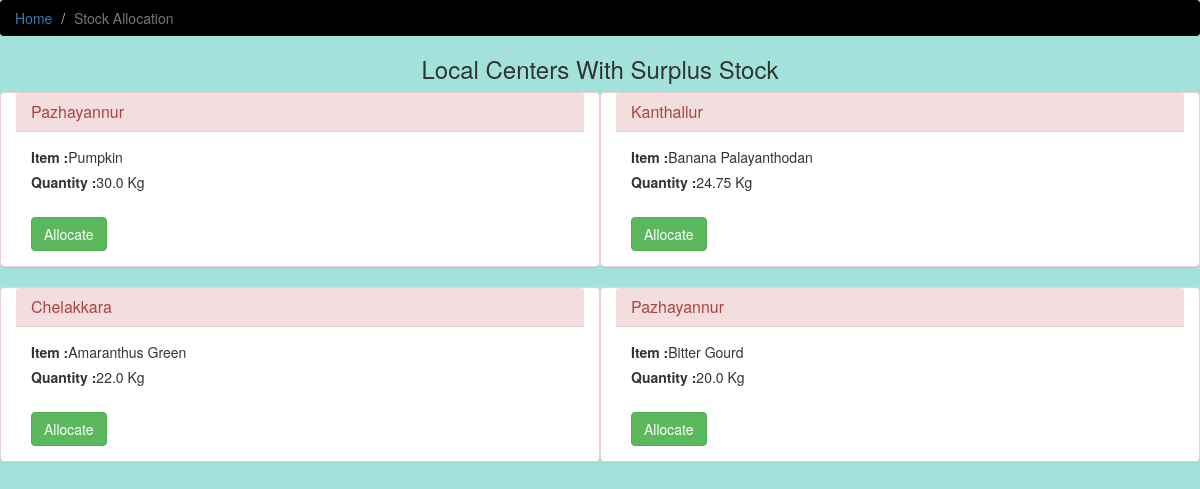
The app's page /state/transport (signed in), older data.
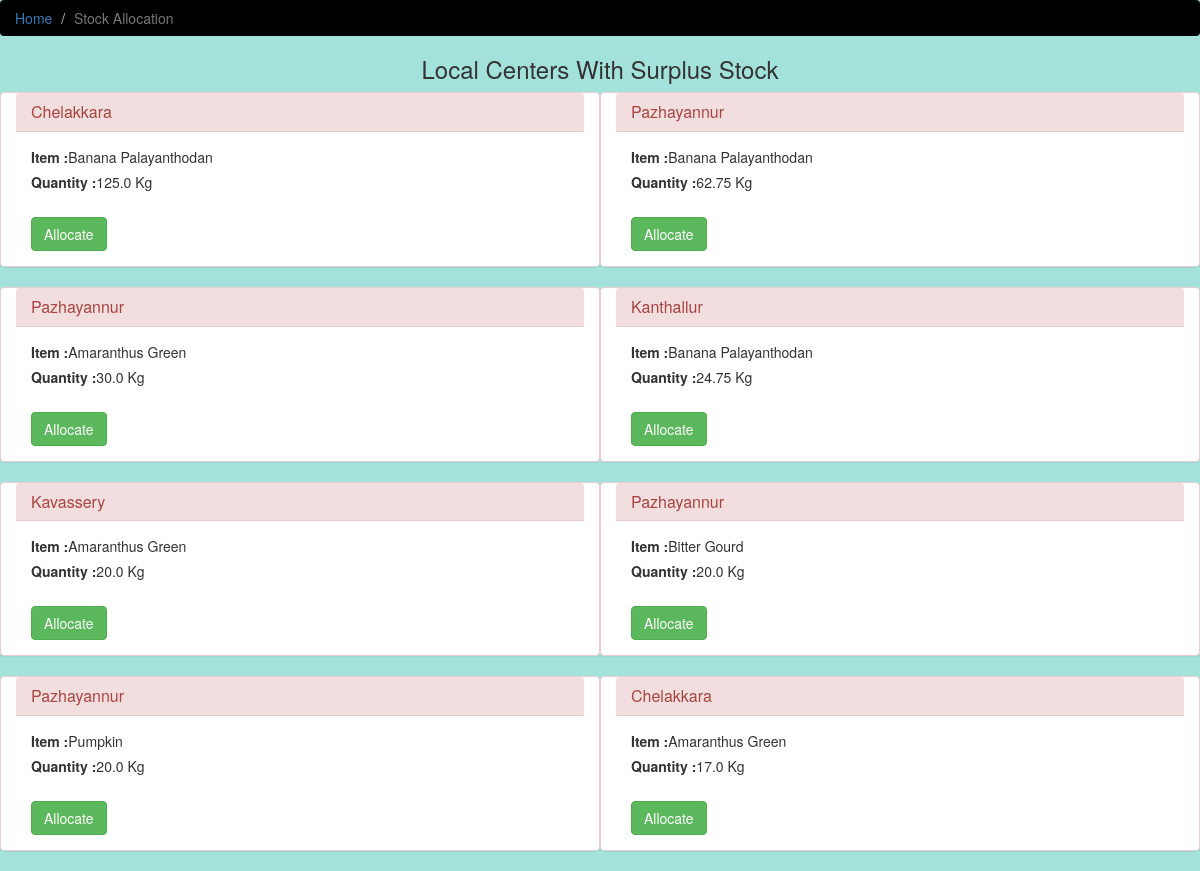
The same page, newer data.
### home/models.py (models this page shows, shortened)
class Stock(models.Model) :
    L_id = models.ForeignKey(Local, on_delete=models.CASCADE)
    Item_id = models.ForeignKey(Price, on_delete=models.CASCADE)
    Quantity = models.FloatField()
    WaitForAllocation = models.CharField(max_length=1 , default="0")

class Local(models.Model):
    L_id = models.CharField(max_length = 10, primary_key = True)
    L_Name = models.CharField(max_length = 20)
    D_id = models.ForeignKey(District, on_delete=models.CASCADE)
    C_Date = models.DateTimeField(auto_now = False , auto_now_add = True)
    def __str__ (self):
        return self.L_Name

class Price(models.Model):
    Item_id = models.CharField(max_length=10)
    Item_Name = models.CharField(max_length = 50)
    D_id = models.ForeignKey(District, on_delete=models.CASCADE)
    Buy_Price = models.IntegerField()
    Sell_Price = models.IntegerField()
    def __str__ (self):
        return self.Item_Name

### state/views.py (the view, shortened to what this page needs)
def transport(request):
    if request.user.is_authenticated :
        localCentersSrc = Stock.objects.filter(Quantity__gt = 10.0 , WaitForAllocation = 0).order_by('-Quantity')
        return render(request , 'state/transport.html' , {'localCenters' : localCentersSrc} )

### templates/state/transport.html (shortened to what this page needs)
<!DOCTYPE html>
{% load static %}
<html lang="en">
<head>
    <link href="{% static 'css/bootstrap.min.css' %}" rel="stylesheet">
	<link href="{% static 'css/basic.css' %}" rel="stylesheet">
</head>
<body>
<ol class="breadcrumb">
		<li><a href="/state">Home</a></li>
		<li class="active">Stock Allocation</li>
		</ol>
<center><h3>Local Centers With Surplus Stock </h3></center>
{% for localCenter in localCenters %}
			<form action="" method="post">
			<div class="panel panel-danger col-sm-6">
			<div class="panel-heading">
    <h3 class="panel-title">{{localCenter.L_id}}</h3>
  </div>
				<div class="panel-body">
                <label>Item : </label>{{localCenter.Item_id}}<br>
                <label>Quantity : </label>{{localCenter.Quantity}} Kg<br>
				<br><button type="submit" class="btn btn-success">Allocate</button>
				</div>
			</div>
			</form>
        {% endfor %}
</body>
</html>

Row changes from the older to the newer data that the page shows:
now on this page (row edited): Stock: L_id "Chelakkara", Item_id "Banana Palayanthodan", Quantity "125.0"
now on this page (row edited): Stock: L_id "Pazhayannur", Item_id "Banana Palayanthodan", Quantity "62.75"
now on this page (row edited): Stock: L_id "Pazhayannur", Item_id "Amaranthus Green", Quantity "30.0"
shown differently, row unchanged: Stock "Kanthallur": moves up the list
now on this page (row edited): Stock: L_id "Kavassery", Item_id "Amaranthus Green", Quantity "20.0"
shown differently, row unchanged: Stock "Bitter Gourd": moves up the list
changed Stock "Pumpkin": Quantity "30.0" → "20.0"
changed Stock (number 8 of 8 on the later page): Quantity "22.0" → "17.0"
